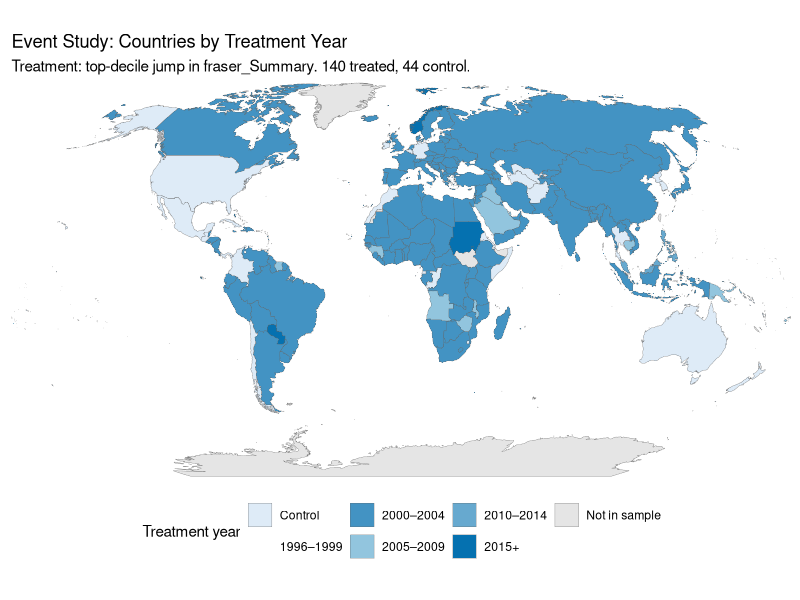

R code for this plot:
# Map: Countries colored by treatment year (event study)
# Replicates treatment logic from analysis_event_study.R
# Requires: rnaturalearth, sf, tidyverse

library(tidyverse)
library(sf)
library(rnaturalearth)

# 1. Load data and identify treatment (same logic as event study)
if (!file.exists("merged_full_data.csv")) stop("Run merge_full_data.R first.")
df <- read_csv("merged_full_data.csv", show_col_types = FALSE) %>%
  filter(Year >= 1995, Year <= 2022, !is.na(ISO3))
panel_iso3 <- df %>% count(ISO3) %>% filter(n >= 15) %>% pull(ISO3)
df <- df %>% filter(ISO3 %in% panel_iso3)

policy_var <- if (sum(!is.na(df$fraser_Summary)) >= 1000) "fraser_Summary" else "heritage_Overall"
identify_treatment <- function(data, pvar, pct = 0.90) {
  d <- data %>% filter(!is.na(.data[[pvar]])) %>% arrange(ISO3, Year) %>%
    group_by(ISO3) %>%
    mutate(lag_p = dplyr::lag(.data[[pvar]]), jump = .data[[pvar]] - lag_p) %>%
    ungroup() %>% filter(!is.na(jump))
  if (nrow(d) == 0) return(tibble(ISO3 = character(), event_year = numeric()))
  jump_threshold <- quantile(d$jump, probs = pct, na.rm = TRUE)
  d %>% filter(jump >= jump_threshold) %>%
    group_by(ISO3) %>% slice(1) %>% ungroup() %>%
    transmute(ISO3, event_year = as.integer(Year))
}

treatment_info <- identify_treatment(df, policy_var)

# 2. Build status: control vs treated by year (binned into 5-year periods)
status <- tibble(ISO3 = panel_iso3) %>%
  left_join(treatment_info, by = "ISO3") %>%
  mutate(
    period = case_when(
      is.na(event_year) ~ "Control",
      event_year < 2000 ~ "1996–1999",
      event_year < 2005 ~ "2000–2004",
      event_year < 2010 ~ "2005–2009",
      event_year < 2015 ~ "2010–2014",
      TRUE ~ "2015+"
    ),
    group = factor(period, levels = c("Control", "1996–1999", "2000–2004", "2005–2009", "2010–2014", "2015+"))
  )

# 4. World map (Natural Earth)
# Note: France (and sometimes Norway) have missing iso_a3 in Natural Earth; use iso_a3_eh as fallback
world <- ne_countries(scale = "medium", returnclass = "sf")
world <- world %>%
  mutate(join_iso3 = coalesce(
    na_if(na_if(iso_a3, "-99"), ""),
    iso_a3_eh
  )) %>%
  filter(!is.na(join_iso3)) %>%
  left_join(
    status %>% rename(join_iso3 = ISO3),
    by = "join_iso3"
  ) %>%
  mutate(
    group = factor(
      replace_na(as.character(group), "Not in sample"),
      levels = c("Control", "1996–1999", "2000–2004", "2005–2009", "2010–2014", "2015+", "Not in sample")
    )
  )

# 5. Plot
p <- ggplot(world) +
  geom_sf(aes(fill = group), color = "gray40", linewidth = 0.1) +
  scale_fill_manual(
    values = c(
      "Control" = "#deebf7",
      "1996–1999" = "#2166ac",
      "2000–2004" = "#4393c3",
      "2005–2009" = "#92c5de",
      "2010–2014" = "#67a9cf",
      "2015+" = "#0571b0",
      "Not in sample" = "gray90"
    ),
    name = "Treatment year",
    na.value = "gray90",
    drop = FALSE
  ) +
  theme_minimal() +
  theme(
    legend.position = "bottom",
    panel.grid = element_blank(),
    axis.text = element_blank()
  ) +
  coord_sf(crs = "+proj=robin", expand = FALSE) +
  labs(
    title = "Event Study: Countries by Treatment Year",
    subtitle = paste0("Treatment: top-decile jump in ", policy_var, ". ",
                     nrow(treatment_info), " treated, ", sum(is.na(status$event_year)), " control.")
  )

dir.create("maps", showWarnings = FALSE)
ggsave("maps/treatment_map.png", p, width = 12, height = 7, dpi = 150)
cat("Saved maps/treatment_map.png\n")
